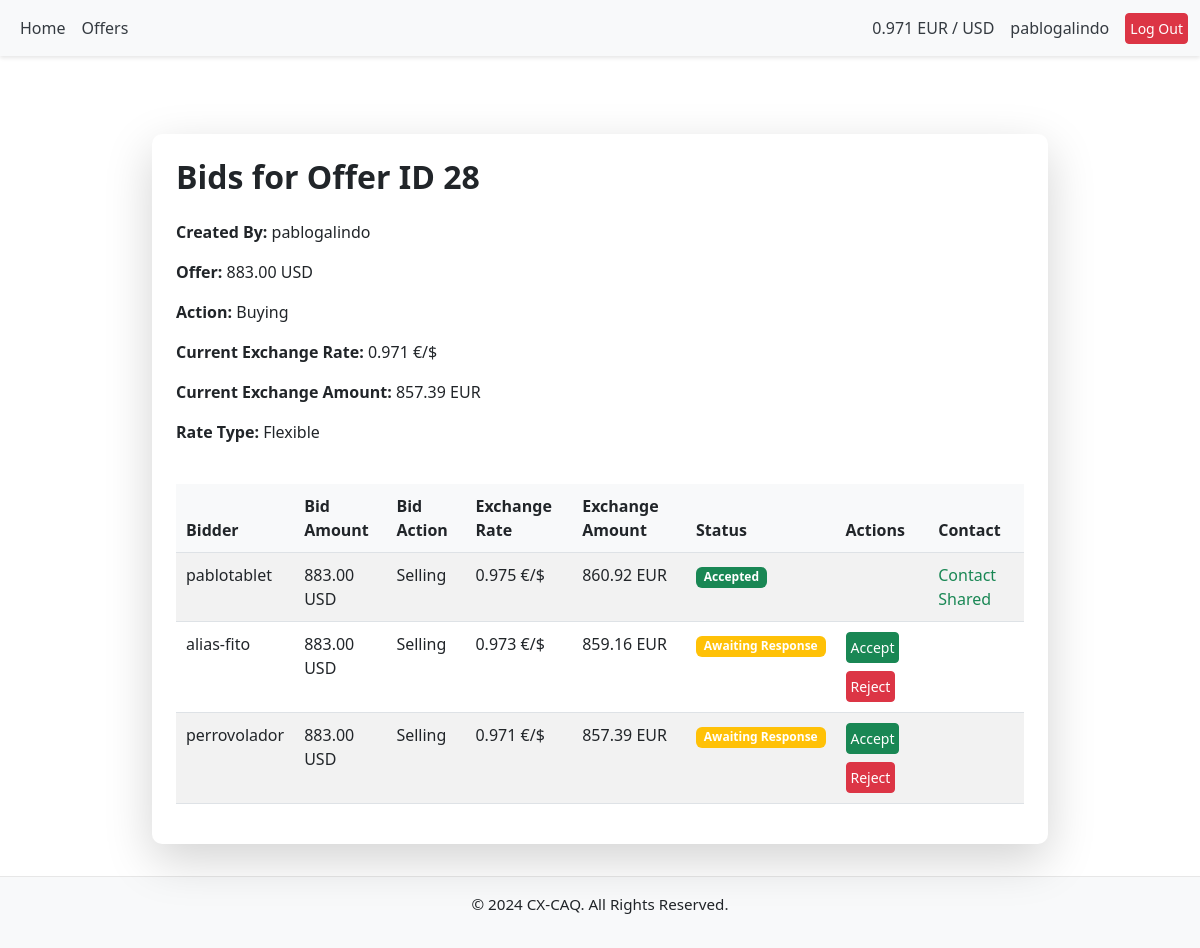
Page /offers/28/view_bids/?next=/dashboard/ (signed in) on the committed database.
### offers/models.py (models this page shows, shortened)
class Offer(models.Model):
    CURRENCY_CHOICES = [
        ('USD', 'US Dollar'),
        ('EUR', 'Euro'),
    ]
    RATE_TYPE_CHOICES = [
        ('FIXED', 'Fixed'),
        ('FLEXIBLE', 'Flexible'),
    ]
    user = models.ForeignKey(
        User, on_delete=models.CASCADE, related_name="offers")
    currency = models.CharField(max_length=3, choices=CURRENCY_CHOICES)
    amount = models.DecimalField(max_digits=10, decimal_places=2)
    exchange_rate = models.DecimalField(
        max_digits=8, decimal_places=3, null=True, blank=True)
    is_buying = models.BooleanField()
    rate_type = models.CharField(
        max_length=10, choices=RATE_TYPE_CHOICES, default='FIXED')
    created_at = models.DateTimeField(auto_now_add=True)
    class Meta:
        ordering = ['-created_at']

class Bid(models.Model):
    STATUS_CHOICES = [
        ('AWAITING', 'Awaiting Response'),
        ('ACCEPTED', 'Accepted'),
        ('REJECTED', 'Rejected'),
    ]
    offer = models.ForeignKey(
        'Offer', on_delete=models.CASCADE, related_name='bids')
    user = models.ForeignKey(
        User, on_delete=models.CASCADE, related_name='bids')
    amount = models.DecimalField(max_digits=10, decimal_places=2)
    currency = models.CharField(max_length=3, choices=Offer.CURRENCY_CHOICES)
    exchange_rate = models.DecimalField(max_digits=8, decimal_places=3)
    created_at = models.DateTimeField(auto_now_add=True)
    status = models.CharField(
        max_length=10, choices=STATUS_CHOICES, default='AWAITING')
    contact_shared = models.BooleanField(default=False)
    class Meta:
        unique_together = ('user', 'offer')

### offers/views.py (the view)
# urls.py: path('<int:offer_id>/view_bids/', views.view_bids, name='view_bids'),
@login_required
def view_bids(request, offer_id):
    offer = get_object_or_404(Offer, id=offer_id, user=request.user)
    offer.action = "Buying" if offer.is_buying else "Selling"
    offer.converted_amount = (
        round(offer.amount / offer.exchange_rate
              if offer.currency == "EUR"
              else offer.amount * offer.exchange_rate, 2))
    offer.converted_amount_currency = ("EUR"
                                       if offer.currency == "USD" else "USD")
    bids = offer.bids.all()
    has_accepted_bids = offer.bids.filter(status='ACCEPTED').exists()
    has_awaiting_bids = offer.bids.filter(status='AWAITING').exists()
    bids_exist = offer.bids.exists()
    for bid in bids:
        bid.converted_amount = (
            round(bid.amount / bid.exchange_rate
                  if bid.offer.currency == "EUR"
                  else bid.amount * bid.exchange_rate, 2)
        )
        bid.converted_amount_currency = ("EUR"
                                         if offer.currency == "USD" else "USD")
        bid.action = "Selling" if bid.offer.is_buying else "Buying"
    return render(request,
                  'offers/view_bids.html',
                  {'offer': offer,
                   'bids': bids,
                   'has_accepted_bids': has_accepted_bids,
                   'has_awaiting_bids': has_awaiting_bids,
                   'bids_exist': bids_exist
                   })

### offers/context_processors.py (called while the page is built)
def exchange_rate_processor(request):
    try:
        latest_rate = LatestExchangeRate.objects.latest("timestamp").rate
        print(f"Latest exchange rate fetched from database: {latest_rate}")
    except LatestExchangeRate.DoesNotExist:
        try:
            latest_rate = fetch_and_update_exchange_rate()
            print(f"Latest exchange rate fetched: {latest_rate}")
        except ValueError as e:
            print(f"Error fetching exchange rate: {e}")
            latest_rate = "N/A"
    return {
        "exchange_rate": round(latest_rate, 3)
    }

### offers/templates/offers/view_bids.html (shortened to what this page needs)
{% extends "base.html" %}
{% block content %}
<div class="container mt-5">
    <div class="card p-4 shadow-lg">
        <h2 class="mb-4">Bids for Offer ID {{ offer.id }}</h2>
        <p><strong>Created By:</strong> {{ offer.user.username }}</p>
        <p><strong>Offer: </strong>{{offer.amount}} {{offer.currency}}</p>
        <p><strong>Action:</strong> {{offer.action}}</p>
        <p><strong>Current Exchange Rate:</strong> {{ offer.exchange_rate }} €/$</p>
        <p><strong>Current Exchange Amount: </strong>{{offer.converted_amount}} {{offer.converted_amount_currency}}</p>
        <p><strong>Rate Type: </strong>{{offer.get_rate_type_display}}</p>
        <div class="table-responsive mt-4">
            <table class="table table-striped">
                <thead>
                    <tr>
                        <th>Bidder</th>
                        <th>Bid Amount</th>
                        <th>Bid Action</th>
                        <th>Exchange Rate</th>
                        <th>Exchange Amount</th>
                        {% if bids_exist %}
                        <th>Status</th>
                        {% endif %}
                        {% if has_awaiting_bids %}
                        <th>Actions</th>
                        {% endif %}
                        {% if has_accepted_bids %}
                        <th>Contact</th>
                        {% endif %}
                    </tr>
                </thead>
                <tbody>
                    {% for bid in bids %}
                    <tr>
                        <td>{{ bid.user.username }}</td>
                        <td>{{ bid.amount }} {{ bid.offer.currency }}</td>
                        <td>{{ bid.action }}</td>
                        <td>{{bid.exchange_rate}}  €/$</td>
                        <td>{{ bid.converted_amount }} {{bid.converted_amount_currency}} </td>
                        <td>
                            <span class="badge {% if bid.status == 'AWAITING' %}bg-warning{% elif bid.status == 'ACCEPTED' %}bg-success{% else %}bg-secondary{% endif %}">
                                {{ bid.get_status_display }}
                            </span>
                        </td>
                        {% if has_awaiting_bids %}
                        <td>
                            {% if bid.status == "AWAITING" %}
                            <div class="d-flex flex-wrap gap-2">
                                <form method="post" action="{% url 'offers:accept_bid' bid.id %}?next={{request.path}}">
                                    <button type="submit" class="btn btn-success btn-sm">Accept</button>
                                </form>
                                <form method="post" action="{% url 'offers:reject_bid' bid.id %}?next={{request.path}}">
                                    <button type="submit" class="btn btn-danger btn-sm">Reject</button>
                                </form>
                            </div>
                            {% endif %}
                        </td>
                        {% endif %}
                        {% if has_accepted_bids %}
                        <td>
                            {% if bid.status == 'ACCEPTED' and not bid.contact_shared %}
                                <form method="post" action="{% url 'offers:share_contact' bid.id %}">
                                    {% csrf_token %}
                                    <button type="submit" class="btn btn-info btn-sm">Share Contact</button>
                                </form>
                            {% elif bid.contact_shared %}
                                <span class="text-success">Contact Shared</span>
                            {% endif %}
                        </td>
                        {% endif %}
                    </tr>
                    {% empty %}
                    <tr>
                        <td colspan="5" class="text-center">No bids found.</td>
                    </tr>
                    {% endfor %}
                </tbody>
            </table>
        </div>
    </div>
</div>
{% endblock %}

### templates/base.html (shortened to what this page needs)
{% load static %}
<!DOCTYPE html>
<html lang="en">
<head>
    <link href="https://cdn.jsdelivr.net/npm/bootstrap@5.3.0-alpha3/dist/css/bootstrap.min.css" rel="stylesheet">
    <link rel="stylesheet" href="{% static 'css/style.css' %}">
    <link href="https://cdn.jsdelivr.net/npm/bootstrap-icons/font/bootstrap-icons.css" rel="stylesheet">
</head>
<body>
    <nav class="navbar navbar-expand-lg navbar-light bg-light">
        <div class="container-fluid">
            {% if user.is_authenticated %}
            <div class="collapse navbar-collapse" id="navbarNav">
                <ul class="navbar-nav">
                    <li class="nav-item">
                        <a class="nav-link" href="/">Home</a>
                    </li>
                    <li class="nav-item">
                        <a class="nav-link" href="{% url 'offers:view_offers'%}">Offers</a>
                    </li>
                </ul>
            </div>
            {% endif %}
            <div class="d-flex align-items-center">
                <div class="navbar-text me-3">
                    {{ exchange_rate }} EUR / USD
                </div>
                {% if user.is_authenticated %}
                <div class="navbar-text me-3">
                    {{ user.username }}
                </div>
                {% endif %}
                {% if user.is_authenticated %}
                <a href="/accounts/logout/" class="btn btn-danger btn-sm">Log Out</a>
                {% endif %}
            </div>
        </div>
    </nav>
    <main class="container mt-4">
        {% block content %}
        {% endblock %}
    </main>
    <footer class="bg-light text-center py-3 mt-auto">
        <p>&copy; 2024 CX-CAQ. All Rights Reserved.</p>
    </footer>
</body>
</html>

### static/css/style.css (style rules this page uses)
html, body { height: 100%; margin: 0; display: flex; flex-direction: column; }
body { padding-top: 30px; }
.navbar { position: fixed; top: 0; width: 100%; z-index: 1030; box-shadow: 0 2px 4px rgba(0, 0, 0, 0.1); }
.navbar-text { color: #343a40; }
a.nav-link { color: #343a40; text-decoration: none; }
main { flex: 1; }
footer { background-color: #f8f9fa; padding: 1rem; text-align: center; border-top: 1px solid #e7e7e7; }
h1, h2, h3 { font-weight: bold; }
.container { padding: 1rem; max-width: 100%; }
.card { padding: 1.5rem; border-radius: 10px; border: none; box-shadow: 0 4px 6px rgba(0, 0, 0, 0.1); }
form { width: 100%; }
.text-center { font-size: 0.95rem; }
button.btn, a.btn { padding: 0.25rem 0.25rem; font-size: 0.875rem; line-height: 1.5; }
.table { border-collapse: collapse; width: 100%; }
.table th, .table td { padding: 10px; text-align: left; }
.table th { background-color: #f8f9fa; }
.table-striped tbody tr:nth-of-type(odd) { background-color: #f2f2f2; }
@media (min-width: 769px) { .container { max-width: 960px; margin: auto; } }

### rows in the picture
Offer: id "28", user.username "pablogalindo", amount "883.00", currency "USD", action "Buying", exchange_rate "0.971", converted_amount "857.39", converted_amount_currency "EUR", rate_type "Flexible"
Bid: user.username "pablotablet", amount "883.00", offer.currency "USD", action "Selling", exchange_rate "0.975", converted_amount "860.92", converted_amount_currency "EUR", status "Accepted", contact_shared "Contact Shared"
Bid: user.username "alias-fito", amount "883.00", offer.currency "USD", action "Selling", exchange_rate "0.973", converted_amount "859.16", converted_amount_currency "EUR", status "Awaiting Response"
Bid: user.username "perrovolador", amount "883.00", offer.currency "USD", action "Selling", exchange_rate "0.971", converted_amount "857.39", converted_amount_currency "EUR", status "Awaiting Response"

### other values in the picture
{{ exchange_rate }} "0.971"
{{ user.username }} "pablogalindo"
